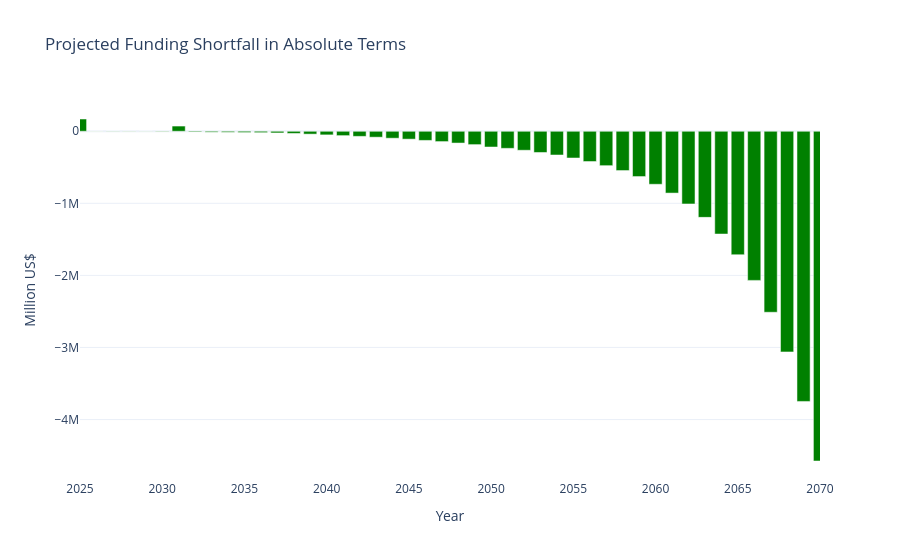

Notebook code cell kept with this figure:
### Code cell
import pandas as pd
import plotly.offline as pyo
from MinFin.plotting_notebook import plot_funding_shortfall_bar_interactive

pyo.init_notebook_mode(connected=True)
plot_funding_shortfall_bar_interactive(dashboard_summary, row_label="funding_shortfall")

### Figure 1 — Plotly figure (JSON) as saved in the notebook; plotly's stock layout.template omitted (floating-point values rounded to 4 significant figures)
{"data": [{"alignmentgroup": "True", "hovertemplate": "Year=%{x}<br>Million US$=%{y}<extra></extra>", "legendgroup": "", "marker": {"color": "green", "pattern": {"shape": ""}}, "name": "", "offsetgroup": "", "orientation": "v", "showlegend": false, "textposition": "auto", "type": "bar", "x": [2025, 2026, 2027, 2028, 2029, 2030, 2031, 2032, 2033, 2034, 2035, 2036, 2037, 2038, 2039, 2040, 2041, 2042, 2043, 2044, 2045, 2046, 2047, 2048, 2049, 2050, 2051, 2052, 2053, 2054, 2055, 2056, 2057, 2058, 2059, 2060, 2061, 2062, 2063, 2064, 2065, 2066, 2067, 2068, 2069, 2070], "xaxis": "x", "y": [170200.0, -2149.0, 2773.0, -3916.0, 1953.0, -5790.0, 72420.0, -10060.0, -12840.0, -14240.0, -17610.0, -19090.0, -23210.0, -30070.0, -39720.0, -50260.0, -60550.0, -70620.0, -82190.0, -96380.0, -109400.0, -127000.0, -143300.0, -163400.0, -185300.0, -218800.0, -236800.0, -263500.0, -294300.0, -329400.0, -371000.0, -419900.0, -477400.0, -545300.0, -628500.0, -735600.0, -857800.0, -1008000.0, -1195000.0, -1426000.0, -1713000.0, -2069000.0, -2512000.0, -3062000.0, -3749000.0, -4576000.0], "yaxis": "y"}], "layout": {"barmode": "relative", "legend": {"tracegroupgap": 0}, "title": {"text": "Projected Funding Shortfall in Absolute Terms"}, "xaxis": {"anchor": "y", "domain": [0, 1], "range": [2025, 2070], "title": {"text": "Year"}}, "yaxis": {"anchor": "x", "domain": [0, 1], "title": {"text": "Million US$"}}}}
